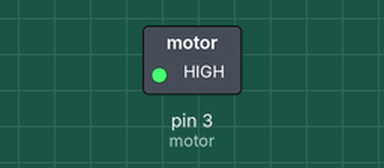
Simulated run of this sketch. Board: Arduino Uno, built with avr-gcc and run on an emulated ATmega328P. On the bench: switched loads named in the sketch (green lamp = pin HIGH). Dashed ring = blinking.

Above: at 0.5 s.
Timing chart, 0 to 4.6 s (numbered marks = the images above):
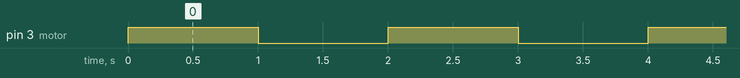

Measured:
- by itself, pin 3 (motor): alternates HIGH for 1.0 s and LOW for 1.0 s

The sketch:

test_motor.ino
```cpp
/*
* LilyPad sample code, vibrate a motor attached to pin 9
*/


int motor = 3;	// motor is connected to digital pin 5

void setup()
{
pinMode(motor, HIGH);

}
void loop()	// run over and over again
{
digitalWrite(motor, HIGH);	// turn the motor on
delay(1000);	// delay for 1 second
digitalWrite(motor, LOW);	// turn the motor off
delay(1000);	// delay for 1 second


}
```
